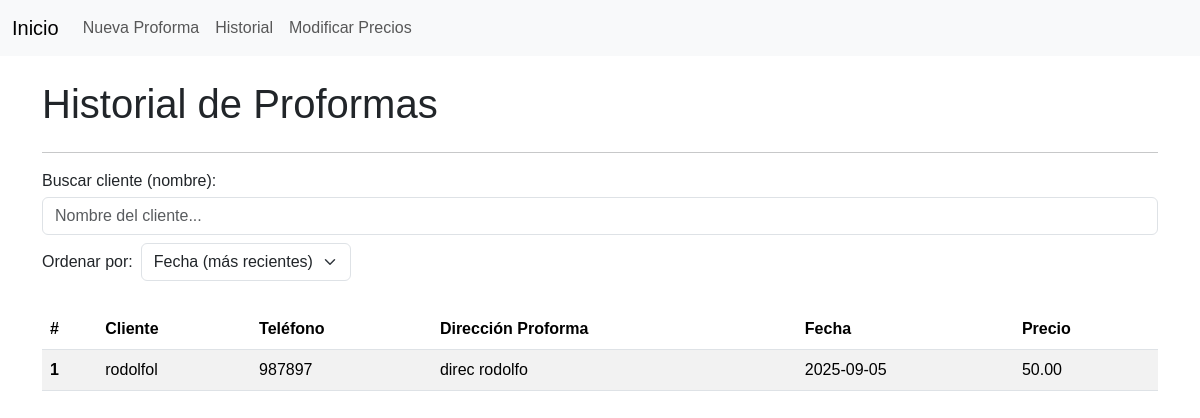
The page /historial.php on the database its author committed.
### tables this page shows
CREATE TABLE `proformas` (
  `id_proformas` int(11) NOT NULL,
  `direccion_proformas` varchar(255) NOT NULL,
  `id_c_p` int(11) DEFAULT NULL,
  `fecha` date NOT NULL,
  `created_at` timestamp NOT NULL DEFAULT current_timestamp(),
  `precio` decimal(12,2) NOT NULL,
  `descuento` decimal(8,2) DEFAULT 0.00,
  `costo_adicional` decimal(12,2) DEFAULT 0.00,
  `descripcion_costo_adicional` varchar(512) DEFAULT NULL,
  `total` decimal(12,2) DEFAULT NULL,
  `detalles` varchar(255) DEFAULT NULL,
  `arnes` int(64) DEFAULT NULL,
  `escaleras` varchar(255) DEFAULT NULL,
  `subtotal` decimal(12,2) NOT NULL,
  `subtotal_desc` decimal(12,2) NOT NULL,
  `area_total` decimal(12,4) NOT NULL
);

CREATE TABLE `clientes` (
  `id_clientes` int(11) NOT NULL,
  `nombre` varchar(255) NOT NULL,
  `telefono` varchar(20) NOT NULL,
  `email` varchar(255) DEFAULT NULL
);

### public/historial.php (the view, shortened to what this page needs)
<?php
require_once __DIR__ . '/../Backend/db_connect.php';
$q = trim($_GET['q'] ?? '');
try {
        $pdo = get_pdo_connection();
} catch (Throwable $e) {
        echo "<h1>Mallas Trujillo</h1>";
        echo "<p>Database connection: <strong style='color:red'>FAILED</strong></p>";
        if (!empty($GLOBALS['SHOW_DB_ERRORS'])) {
                echo "<pre>" . htmlspecialchars($e->getMessage()) . "</pre>";
        }
        exit;
}
$sql = "SELECT p.id_proformas AS id, c.nombre AS cliente_nombre, c.telefono, p.direccion_proformas, p.fecha, p.precio, p.created_at
                FROM proformas p
                LEFT JOIN clientes c ON p.id_c_p = c.id_clientes
                WHERE (:q = '' OR c.nombre LIKE :like_q)
                ORDER BY p.created_at DESC
                LIMIT 10";
$stmt = $pdo->prepare($sql);
$like = '%' . $q . '%';
$stmt->bindValue(':q', $q, PDO::PARAM_STR);
$stmt->bindValue(':like_q', $like, PDO::PARAM_STR);
$stmt->execute();
$rows = $stmt->fetchAll();
?>
<!doctype html>
<html lang="en">
<head>
    <link rel="stylesheet" href="../CSS/bootstrap-5.3.8-dist/css/bootstrap.min.css">
</head>
<body>
<?php include 'nav.php'; ?>
<div class="container py-4">
    <div class="d-flex justify-content-between align-items-center mb-3">
        <h1>Historial de Proformas</h1>
    </div>
    <hr>
    <div class="mb-3">
        <div class="mb-2">
            <label for="q" class="form-label mb-1">Buscar cliente (nombre):</label>
            <input id="q" name="q" type="text" class="form-control" value="<?php echo htmlspecialchars($q); ?>" placeholder="Nombre del cliente...">
        </div>
        <div class="d-flex align-items-center">
            <label for="sort" class="me-2 mb-0">Ordenar por:</label>
            <select id="sort" name="sort" class="form-select w-auto text-start">
                <option value="fecha_desc" selected>Fecha (más recientes)</option>
            </select>
        </div>
    </div>
    <div class="table-responsive">
    <table class="table table-hover table-striped">
        <thead>
            <tr>
                <th scope="col">#</th>
                <th scope="col">Cliente</th>
                <th scope="col">Teléfono</th>
                <th scope="col">Dirección Proforma</th>
                <th scope="col">Fecha</th>
                <th scope="col">Precio</th>
            </tr>
        </thead>
        <tbody>
        <?php if (count($rows) === 0): ?>
            <tr><td colspan="6">No se encontraron resultados.</td></tr>
        <?php else: ?>
            <?php foreach ($rows as $r): ?>
                <tr>
                    <th scope="row"><?php echo htmlspecialchars($r['id'] ?? ''); ?></th>
                    <td><?php echo htmlspecialchars($r['cliente_nombre'] ?? ''); ?></td>
                    <td><?php echo htmlspecialchars($r['telefono'] ?? ''); ?></td>
                    <td><?php echo htmlspecialchars($r['direccion_proformas'] ?? ''); ?></td>
                    <td><?php echo htmlspecialchars($r['fecha'] ?? ''); ?></td>
                    <td><?php echo htmlspecialchars(number_format($r['precio'] ?? 0, 2)); ?></td>
                </tr>
            <?php endforeach; ?>
        <?php endif; ?>
        </tbody>
    </table>
    </div>
</div>
</body>
</html>

### public/nav.php (shortened to what this page needs)
<nav class="navbar navbar-expand-lg bg-body-tertiary">
  <div class="container-fluid">
    <a class="navbar-brand" href="index.php">Inicio</a>
    <div class="collapse navbar-collapse" id="navbarNav">
      <ul class="navbar-nav">
        <li class="nav-item">
          <a class="nav-link" href="nueva.php">Nueva Proforma</a>
        </li>
        <li class="nav-item">
          <a class="nav-link" href="historial.php">Historial</a>
        </li>
        <li class="nav-item">
          <a class="nav-link" href="precios.php">Modificar Precios</a>
        </li>
      </ul>
    </div>
  </div>
</nav>

### public/historial.php (style rules this page uses)
body { font-family: Arial, sans-serif; }
table { margin-top: 12px; }
th, td { vertical-align: middle; }

### rows shown on the page
proformas: id_proformas "1", id_c_p.nombre "rodolfol", id_c_p.telefono "987897", direccion_proformas "direc rodolfo", fecha "2025-09-05", precio "50.00"
